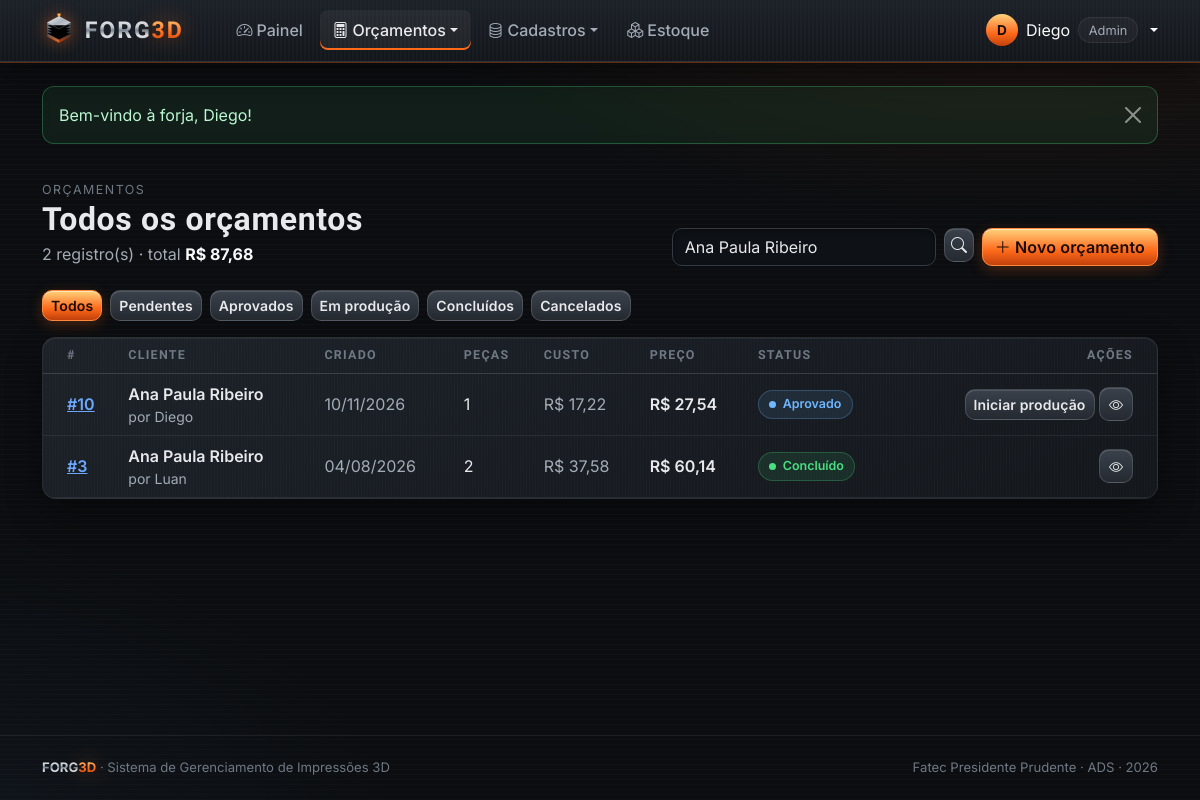
The page /view/verOrcamento.php?busca=Ana Paula Ribeiro (signed in) on the database as committed earlier.
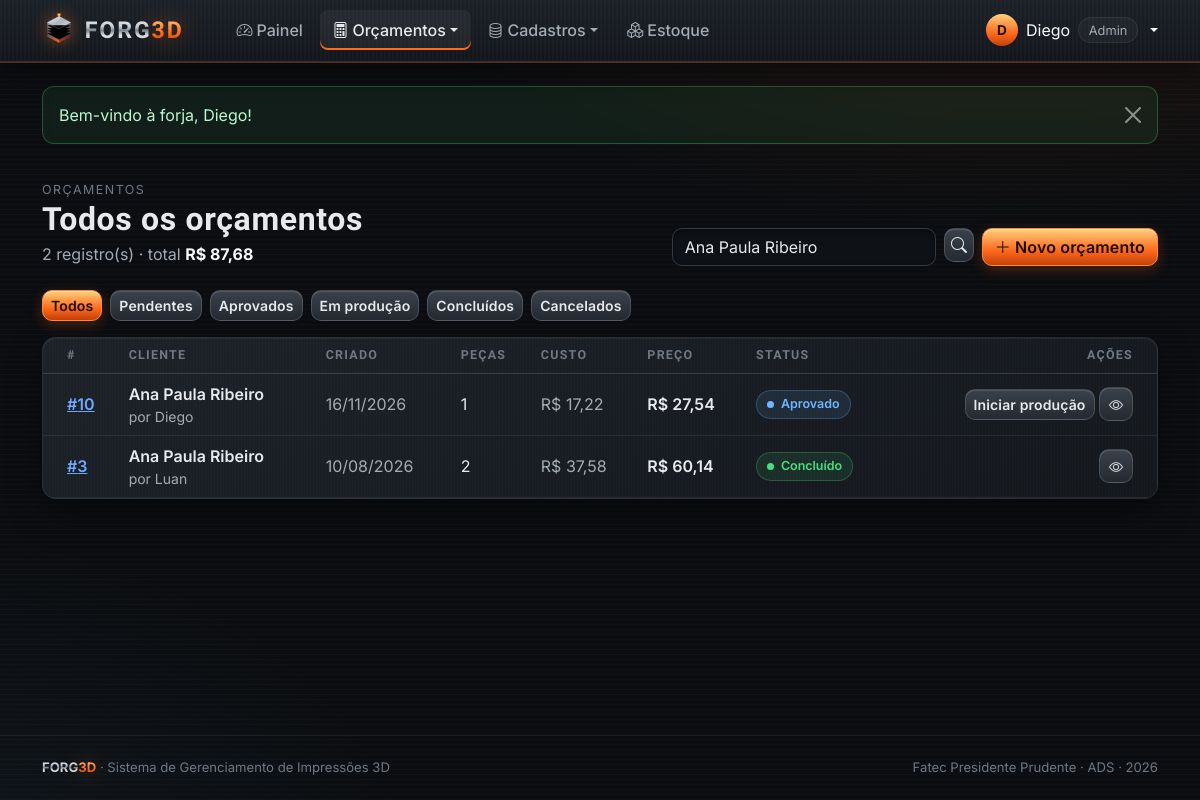
The same page on the database as committed later.
### tables this page shows
CREATE TABLE `orcamentos` (
  `id` int(11) NOT NULL AUTO_INCREMENT,
  `cliente_id` int(11) NOT NULL,
  `usuario_id` int(11) NOT NULL,
  `status` enum('pendente','aprovado','em_producao','concluido','cancelado') NOT NULL DEFAULT 'pendente',
  `margem` decimal(5,2) NOT NULL,
  `taxa_falha` decimal(5,2) NOT NULL,
  `tarifa_kwh` decimal(6,3) NOT NULL,
  `custo_total` decimal(10,2) NOT NULL DEFAULT 0.00,
  `preco_final` decimal(10,2) NOT NULL DEFAULT 0.00,
  `prazo_entrega` date DEFAULT NULL,
  `observacoes` text DEFAULT NULL,
  `sugestao_ia` text DEFAULT NULL,
  `criado_em` datetime NOT NULL DEFAULT current_timestamp(),
  `concluido_em` datetime DEFAULT NULL,
  PRIMARY KEY (`id`),
  KEY `cliente_id` (`cliente_id`),
  KEY `usuario_id` (`usuario_id`),
  CONSTRAINT `orcamentos_ibfk_1` FOREIGN KEY (`cliente_id`) REFERENCES `clientes` (`id`),
  CONSTRAINT `orcamentos_ibfk_2` FOREIGN KEY (`usuario_id`) REFERENCES `usuarios` (`id`)
);

CREATE TABLE `clientes` (
  `id` int(11) NOT NULL AUTO_INCREMENT,
  `nome` varchar(120) NOT NULL,
  `tipo` enum('PF','PJ') NOT NULL DEFAULT 'PF',
  `documento` varchar(20) DEFAULT NULL,
  `email` varchar(120) DEFAULT NULL,
  `telefone` varchar(20) DEFAULT NULL,
  `cidade` varchar(80) DEFAULT NULL,
  `observacoes` text DEFAULT NULL,
  `criado_em` datetime NOT NULL DEFAULT current_timestamp(),
  PRIMARY KEY (`id`)
);

CREATE TABLE `usuarios` (
  `id` int(11) NOT NULL AUTO_INCREMENT,
  `nome` varchar(100) NOT NULL,
  `email` varchar(120) NOT NULL,
  `senha` varchar(255) NOT NULL,
  `nivel` enum('admin','operador') NOT NULL DEFAULT 'operador',
  `ativo` tinyint(1) NOT NULL DEFAULT 1,
  `criado_em` datetime NOT NULL DEFAULT current_timestamp(),
  PRIMARY KEY (`id`),
  UNIQUE KEY `email` (`email`)
);

### view/verOrcamento.php (the view, shortened to what the changed rows need)
<?php
$status = $_GET['status'] ?? '';
$busca = trim($_GET['busca'] ?? '');
$orcamentos = listarOrcamentos($status, $busca);
$proximo = ['pendente' => 'aprovado', 'aprovado' => 'em_producao', 'em_producao' => 'concluido'];
$rotuloAcao = ['aprovado' => 'Aprovar', 'em_producao' => 'Iniciar produção', 'concluido' => 'Concluir'];
require 'includes/topo.php';
?>
<div class="f-cabecalho">
    <div>
        <h1>Todos os orçamentos</h1>
    </div>
</div>
<div class="f-card p-0 overflow-hidden">
    <?php if (!$orcamentos): ?>
        <div class="f-vazio"><i class="bi bi-receipt"></i>Nenhum orçamento aqui.</div>
    <?php else: ?>
    <div class="table-responsive">
        <table class="table f-tabela table-hover f-tab-orcamentos">
            <thead><tr><th class="ps-4">#</th><th>Cliente</th><th>Criado</th><th>Peças</th><th>Custo</th><th>Preço</th><th>Status</th><th class="text-end pe-4">Ações</th></tr></thead>
            <tbody>
            <?php foreach ($orcamentos as $o): ?>
                <tr>
                    <td class="ps-4 fw-semibold"><a href="detalheOrcamento.php?id=<?= $o['id'] ?>">#<?= $o['id'] ?></a></td>
                    <td>
                        <div class="fw-semibold"><?= h($o['cliente_nome']) ?></div>
                        <div class="small f-muted">por <?= h(explode(' ', $o['usuario_nome'])[0]) ?><?= $o['sugestao_ia'] ? ' · <i class="bi bi-stars" title="Usou o Assistente da Forja"></i>' : '' ?></div>
                    </td>
                    <td class="f-muted"><?= dataBR($o['criado_em']) ?></td>
                    <td><?= (int) $o['total_pecas'] ?></td>
                    <td class="f-muted"><?= moeda($o['custo_total']) ?></td>
                    <td class="fw-semibold"><?= moeda($o['preco_final']) ?></td>
                    <td><?= badgeStatus($o['status']) ?></td>
                    <td class="text-end pe-4 text-nowrap">
                        <?php if (isset($proximo[$o['status']])): $prox = $proximo[$o['status']]; ?>
                        <form class="d-inline" action="../processamento/processamento.php" method="POST"
                              <?= $prox === 'concluido' ? 'data-confirmar="Concluir o orçamento #' . $o['id'] . '? O filamento será baixado do estoque."' : '' ?>>
                            <button class="btn btn-aco btn-sm" type="submit"><?= $rotuloAcao[$prox] ?></button>
                        </form>
                        <?php endif; ?>
                        <a class="btn btn-aco btn-icone btn-sm" href="detalheOrcamento.php?id=<?= $o['id'] ?>" title="Ver detalhes"><i class="bi bi-eye"></i></a>
                    </td>
                </tr>
            <?php endforeach; ?>
            </tbody>
        </table>
    </div>
    <?php endif; ?>
</div>
<?php require 'includes/rodape.php'; ?>

### processamento/funcoesBD.php (shortened to what the changed rows need)
<?php
function conectar(): PDO
{
    static $pdo = null;
    if ($pdo === null) {
        $dsn = 'mysql:host=' . DB_HOST . ';dbname=' . DB_NOME . ';charset=utf8mb4';
        try {
            $pdo = new PDO($dsn, DB_USUARIO, DB_SENHA, [
                PDO::ATTR_ERRMODE            => PDO::ERRMODE_EXCEPTION,
                PDO::ATTR_DEFAULT_FETCH_MODE => PDO::FETCH_ASSOC,
                PDO::ATTR_EMULATE_PREPARES   => false,
            ]);
        } catch (PDOException $e) {
            http_response_code(500);
            die('<h3 style="font-family:sans-serif">Não foi possível conectar ao banco "' . DB_NOME
                . '". Verifique se o MySQL do XAMPP está ligado e se o arquivo banco/forg3d.sql foi importado no phpMyAdmin.</h3>');
        }
    }
    return $pdo;
}
function consultar(string $sql, array $params = []): array
{
    $st = conectar()->prepare($sql);
    $st->execute($params);
    return $st->fetchAll();
}
function listarOrcamentos(string $status = '', string $busca = ''): array
{
    $sql = 'SELECT o.*, c.nome AS cliente_nome, u.nome AS usuario_nome,
                   (SELECT SUM(quantidade) FROM orcamento_itens i WHERE i.orcamento_id = o.id) AS total_pecas
            FROM orcamentos o
            JOIN clientes c ON c.id = o.cliente_id
            JOIN usuarios u ON u.id = o.usuario_id
            WHERE c.nome LIKE ?';
    $p = ["%$busca%"];
    return consultar($sql . ' ORDER BY o.criado_em DESC', $p);
}
function h($texto): string
{
    return htmlspecialchars((string) $texto, ENT_QUOTES, 'UTF-8');
}
function moeda($valor): string
{
    return 'R$ ' . number_format((float) $valor, 2, ',', '.');
}
function dataBR($data, bool $hora = false): string
{
    return date($hora ? 'd/m/Y H:i' : 'd/m/Y', strtotime($data));
}
function rotuloStatus(string $s): string
{
    return [
        'pendente' => 'Pendente', 'aprovado' => 'Aprovado', 'em_producao' => 'Em produção',
        'concluido' => 'Concluído', 'cancelado' => 'Cancelado',
        'disponivel' => 'Disponível', 'em_uso' => 'Em uso', 'manutencao' => 'Manutenção',
    ][$s] ?? $s;
}
function badgeStatus(string $s): string
{
    return '<span class="f-status f-status-' . h($s) . '">' . h(rotuloStatus($s)) . '</span>';
}

Rows that differ between the two databases and show on the page:
changed orcamentos "Iniciar produção": criado_em "10/11/2026" → "16/11/2026"
changed orcamentos "Concluído": criado_em "04/08/2026" → "10/08/2026"
